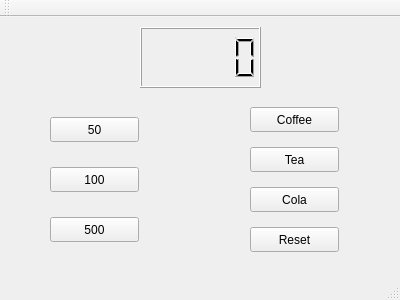
<?xml version="1.0" encoding="UTF-8"?>
<ui version="4.0">
 <class>MainWindow</class>
 <widget class="QMainWindow" name="MainWindow">
  <property name="geometry">
   <rect>
    <x>0</x>
    <y>0</y>
    <width>400</width>
    <height>300</height>
   </rect>
  </property>
  <property name="windowTitle">
   <string>MainWindow</string>
  </property>
  <widget class="QWidget" name="centralWidget">
   <widget class="QPushButton" name="pb50">
    <property name="geometry">
     <rect>
      <x>50</x>
      <y>100</y>
      <width>89</width>
      <height>25</height>
     </rect>
    </property>
    <property name="text">
     <string>50</string>
    </property>
   </widget>
   <widget class="QPushButton" name="pb100">
    <property name="geometry">
     <rect>
      <x>50</x>
      <y>150</y>
      <width>89</width>
      <height>25</height>
     </rect>
    </property>
    <property name="text">
     <string>100</string>
    </property>
   </widget>
   <widget class="QPushButton" name="pb500">
    <property name="geometry">
     <rect>
      <x>50</x>
      <y>200</y>
      <width>89</width>
      <height>25</height>
     </rect>
    </property>
    <property name="text">
     <string>500</string>
    </property>
   </widget>
   <widget class="QPushButton" name="pbCoffee">
    <property name="geometry">
     <rect>
      <x>250</x>
      <y>90</y>
      <width>89</width>
      <height>25</height>
     </rect>
    </property>
    <property name="text">
     <string>Coffee</string>
    </property>
   </widget>
   <widget class="QPushButton" name="pbCola">
    <property name="geometry">
     <rect>
      <x>250</x>
      <y>170</y>
      <width>89</width>
      <height>25</height>
     </rect>
    </property>
    <property name="text">
     <string>Cola</string>
    </property>
   </widget>
   <widget class="QLCDNumber" name="lcdNumber">
    <property name="geometry">
     <rect>
      <x>140</x>
      <y>10</y>
      <width>121</width>
      <height>61</height>
     </rect>
    </property>
   </widget>
   <widget class="QPushButton" name="pbTea">
    <property name="geometry">
     <rect>
      <x>250</x>
      <y>130</y>
      <width>89</width>
      <height>25</height>
     </rect>
    </property>
    <property name="text">
     <string>Tea</string>
    </property>
   </widget>
   <widget class="QPushButton" name="pbReset">
    <property name="geometry">
     <rect>
      <x>250</x>
      <y>210</y>
      <width>89</width>
      <height>25</height>
     </rect>
    </property>
    <property name="text">
     <string>Reset</string>
    </property>
   </widget>
  </widget>
  <widget class="QMenuBar" name="menuBar">
   <property name="geometry">
    <rect>
     <x>0</x>
     <y>0</y>
     <width>400</width>
     <height>22</height>
    </rect>
   </property>
  </widget>
  <widget class="QToolBar" name="mainToolBar">
   <attribute name="toolBarArea">
    <enum>TopToolBarArea</enum>
   </attribute>
   <attribute name="toolBarBreak">
    <bool>false</bool>
   </attribute>
  </widget>
  <widget class="QStatusBar" name="statusBar"/>
 </widget>
 <layoutdefault spacing="6" margin="11"/>
 <resources/>
 <connections/>
</ui>
